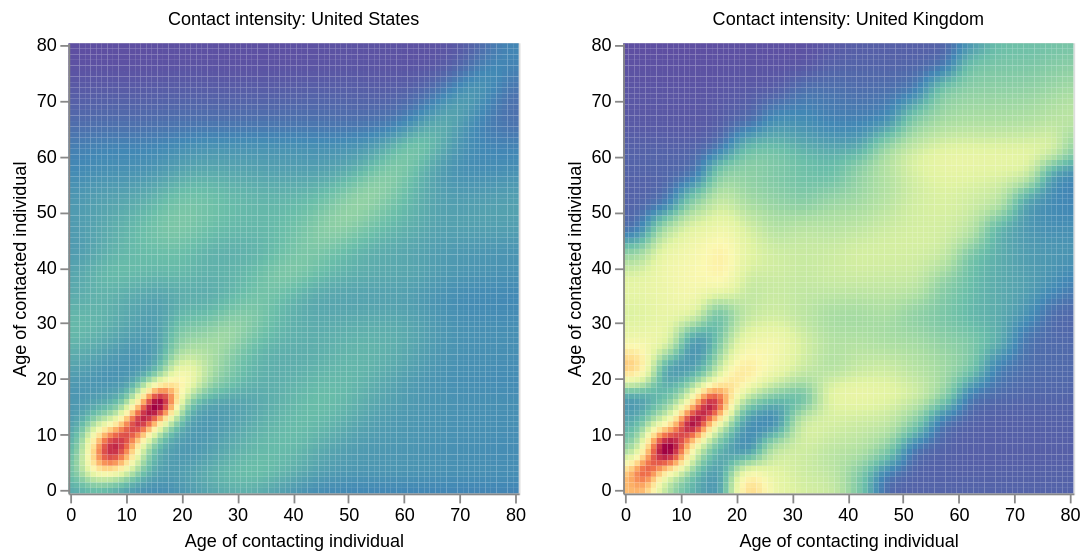

Notebook cell for this chart:
### Code cell
chart_us = plot_mosaic(cint_matrices[0], title='Contact intensity: United States')
chart_uk = plot_mosaic(cint_matrices[1], title='Contact intensity: United Kingdom')

alt.hconcat(chart_us, chart_uk).resolve_scale(color='independent')

### Figure 1 — Vega-Lite specification as saved in the notebook (floating-point values rounded to 4 significant figures; data arrays with more than 128 entries replaced by an {"elided": "..."} marker saying what was removed)
{"config": {"view": {"continuousWidth": 300, "continuousHeight": 300}}, "hconcat": [{"data": {"name": "data-e5f1591a586e4a0235ec811f67b15f5a"}, "mark": {"type": "rect"}, "encoding": {"color": {"field": "z", "legend": null, "scale": {"reverse": true, "scheme": "spectral"}, "title": null, "type": "quantitative"}, "x": {"axis": {"grid": false, "labelAngle": 0, "labelFontSize": 10, "labelFontWeight": "normal", "titleFontSize": 10, "titleFontWeight": "normal", "values": [0, 10, 20, 30, 40, 50, 60, 70, 80]}, "field": "x", "title": "Age of contacting individual", "type": "ordinal"}, "y": {"axis": {"grid": false, "labelFontSize": 10, "labelFontWeight": "normal", "titleFontSize": 10, "titleFontWeight": "normal", "values": [0, 10, 20, 30, 40, 50, 60, 70, 80]}, "field": "y", "scale": {"reverse": true}, "title": "Age of contacted individual", "type": "ordinal"}}, "height": 250, "title": {"text": "Contact intensity: United States", "anchor": "middle", "fontSize": 10, "fontWeight": "normal"}, "width": 250}, {"data": {"name": "data-671ed18f0a8624bf3b31afa25dc507d0"}, "mark": {"type": "rect"}, "encoding": {"color": {"field": "z", "legend": null, "scale": {"reverse": true, "scheme": "spectral"}, "title": null, "type": "quantitative"}, "x": {"axis": {"grid": false, "labelAngle": 0, "labelFontSize": 10, "labelFontWeight": "normal", "titleFontSize": 10, "titleFontWeight": "normal", "values": [0, 10, 20, 30, 40, 50, 60, 70, 80]}, "field": "x", "title": "Age of contacting individual", "type": "ordinal"}, "y": {"axis": {"grid": false, "labelFontSize": 10, "labelFontWeight": "normal", "titleFontSize": 10, "titleFontWeight": "normal", "values": [0, 10, 20, 30, 40, 50, 60, 70, 80]}, "field": "y", "scale": {"reverse": true}, "title": "Age of contacted individual", "type": "ordinal"}}, "height": 250, "title": {"text": "Contact intensity: United Kingdom", "anchor": "middle", "fontSize": 10, "fontWeight": "normal"}, "width": 250}], "resolve": {"scale": {"color": "independent"}}, "$schema": "https://vega.github.io/schema/vega-lite/v5.20.1.json", "datasets": {"data-e5f1591a586e4a0235ec811f67b15f5a": {"elided": "6561 records"}, "data-671ed18f0a8624bf3b31afa25dc507d0": {"elided": "6561 records"}}}
